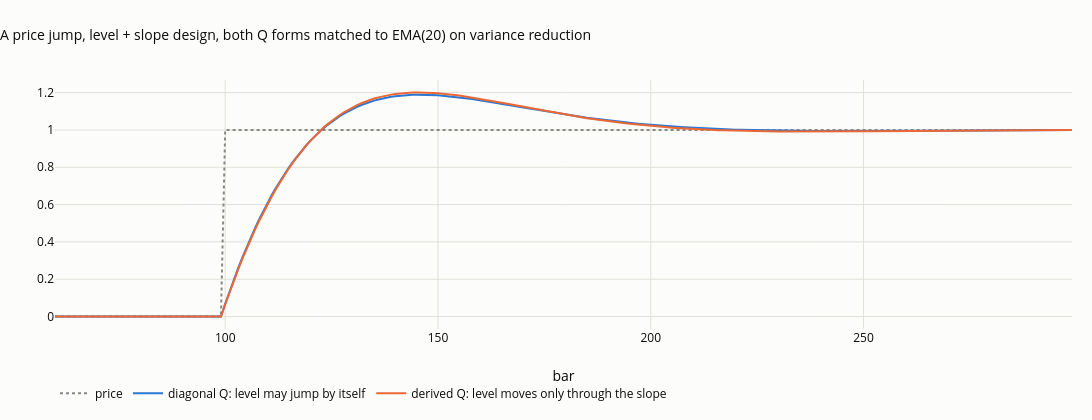

Notebook code for this chart:
### Markdown cell above
## 5. Two forms of $Q$ for the level + slope design

*Diagonal*: the level and the slope may each change at random, independently (the level can jump by
itself, as prices gap). *Derived*: only the slope receives random kicks, and the level moves because
the slope moved during the bar, which over one bar gives $Q = q\begin{pmatrix}1/3 & 1/2\\ 1/2 & 1\end{pmatrix}$
(correlation 0.87 between the two changes). Both are matched to EMA(20) on variance reduction, then
shown on a price that jumps once.

### Code cell
F2, H2 = design(2)
Q_derived = np.array([[1 / 3, 1 / 2], [1 / 2, 1.0]]) * 1e-4


def weights_q(full_q, r_price, n=400, warm=3000):
    z = np.zeros(warm + n)
    base = kalman(z, F2, H2, None, r_price, full_q=full_q)["states"][:, 0]
    z[warm] = 1.0
    return (kalman(z, F2, H2, None, r_price, full_q=full_q)["states"][:, 0] - base)[warm:]


lo, hi = 1e-7, 1e4
for _ in range(70):
    mid = np.sqrt(lo * hi)
    w = weights_q(Q_derived, mid)
    lo, hi = (mid, hi) if (w ** 2).sum() / w.sum() ** 2 > 1 / 20 else (lo, mid)
R_DERIVED = mid
step = np.r_[np.zeros(100), np.ones(200)]
lev_diag = run(step, 2, R_MATCH[2], start_uncertainty=1e3)["states"][:, 0]
lev_der = kalman(step, F2, H2, None, R_DERIVED, start_uncertainty=1e3, full_q=Q_derived)["states"][:, 0]
for lab, lv in (("diagonal Q", lev_diag), ("derived Q", lev_der)):
    print(f"{lab:10s}: bars to cover half the jump {int(np.argmax(lv[100:] >= 0.5))}, overshoot {100 * (lv.max() - 1):.1f}% of the jump")
fig = go.Figure()
fig.add_scatter(x=np.arange(60, 300), y=step[60:], name="price", mode="lines", line=dict(color=MUTED, dash="dot"))
fig.add_scatter(x=np.arange(60, 300), y=lev_diag[60:], name="diagonal Q: level may jump by itself", mode="lines", line=dict(color=SERIES[0], width=2))
fig.add_scatter(x=np.arange(60, 300), y=lev_der[60:], name="derived Q: level moves only through the slope", mode="lines", line=dict(color=SERIES[1], width=2))
fig.update_layout(title="A price jump, level + slope design, both Q forms matched to EMA(20) on variance reduction",
                  xaxis_title="bar", height=420, width=1100, margin=dict(t=80, b=70), legend=dict(orientation="h", y=-0.2, x=0))
save_figure(fig, "c04_q_forms_jump", FIG)
fig

### Figure 1 — Plotly figure (JSON) as saved in the notebook; plotly's stock layout.template omitted (floating-point values rounded to 4 significant figures; data arrays with more than 128 entries replaced by an {"elided": "..."} marker saying what was removed)
{"data": [{"line": {"color": "#898781", "dash": "dot"}, "mode": "lines", "name": "price", "type": "scatter", "x": {"elided": "240 int values"}, "y": {"elided": "240 float values"}}, {"line": {"color": "#2a78d6", "width": 2}, "mode": "lines", "name": "diagonal Q: level may jump by itself", "type": "scatter", "x": {"elided": "240 int values"}, "y": {"elided": "240 float values"}}, {"line": {"color": "#eb6834", "width": 2}, "mode": "lines", "name": "derived Q: level moves only through the slope", "type": "scatter", "x": {"elided": "240 int values"}, "y": {"elided": "240 float values"}}], "layout": {"height": 420, "legend": {"orientation": "h", "x": 0, "y": -0.2}, "margin": {"b": 70, "t": 80}, "title": {"text": "A price jump, level + slope design, both Q forms matched to EMA(20) on variance reduction"}, "width": 1100, "xaxis": {"title": {"text": "bar"}}}}
